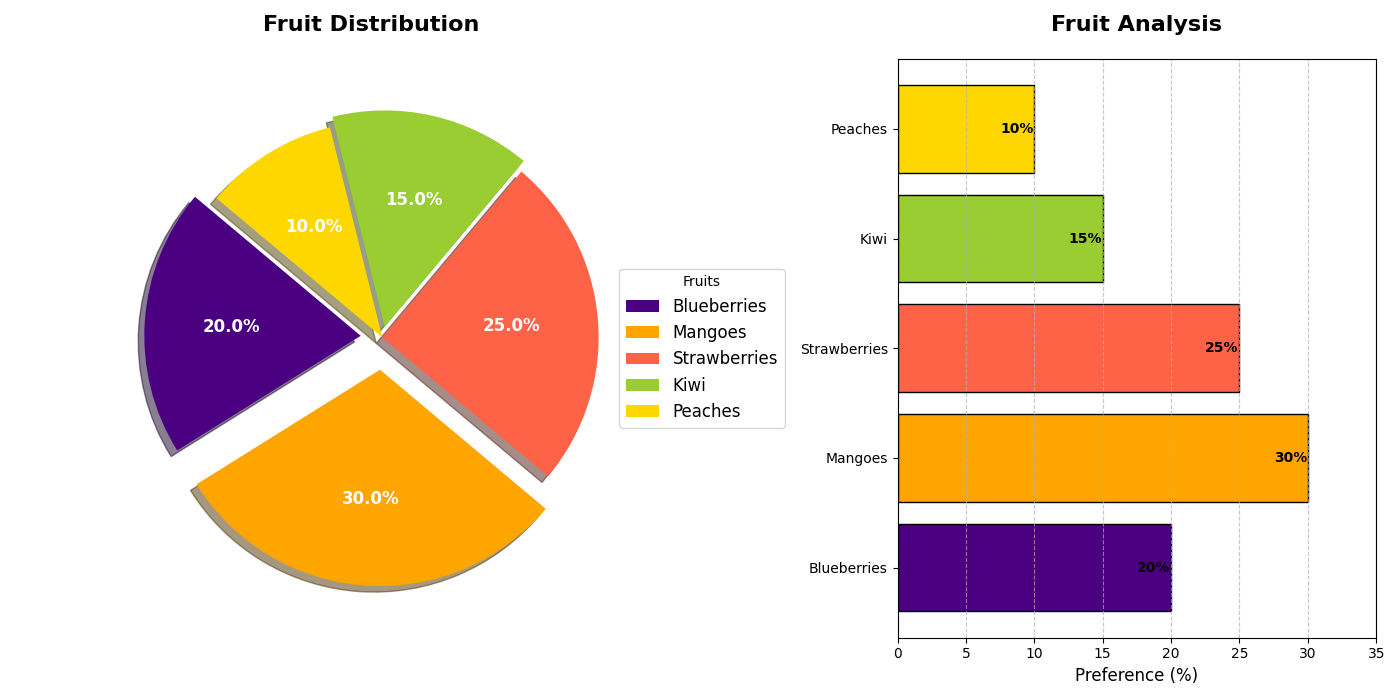

This chart was generated by the following Python code:
import matplotlib.pyplot as plt
import numpy as np

# Data
fruit_types = ['Blueberries', 'Mangoes', 'Strawberries', 'Kiwi', 'Peaches']
percentages = [20, 30, 25, 15, 10]
colors = ['#4B0082', '#FFA500', '#FF6347', '#9ACD32', '#FFD700']

# Subplots
fig, (ax1, ax2) = plt.subplots(1, 2, figsize=(14, 7))

# Pie Chart
explode = (0.1, 0.15, 0, 0.05, 0)  
wedges, texts, autotexts = ax1.pie(
    percentages, labels=fruit_types, autopct='%1.1f%%', startangle=140, 
    colors=colors, explode=explode, shadow=True, textprops=dict(color="w"))

plt.setp(texts, size=12, weight="bold")
plt.setp(autotexts, size=12, weight="bold")
ax1.set_title('Fruit Distribution', fontsize=16, fontweight='bold', pad=20)

ax1.axis('equal')
ax1.legend(wedges, fruit_types, title="Fruits", loc="center left", bbox_to_anchor=(1, 0, 0.5, 1), fontsize=12)

# Horizontal Bar Chart
bars = ax2.barh(fruit_types, percentages, color=colors, edgecolor='black')
ax2.set_title('Fruit Analysis', fontsize=16, fontweight='bold', pad=20)
ax2.set_xlabel("Preference (%)", fontsize=12)
ax2.set_xlim(0, 35)
ax2.set_yticks(range(len(fruit_types)))
ax2.set_yticklabels(fruit_types, fontsize=10)
ax2.xaxis.grid(True, linestyle='--', alpha=0.7)

# Bar labels
for bar, percentage in zip(bars, percentages):
    ax2.text(bar.get_width() - 2.5, bar.get_y() + bar.get_height() / 2, f'{percentage}%', 
             va='center', ha='left', color='black', fontsize=10, fontweight='bold')

plt.tight_layout()
plt.show()
